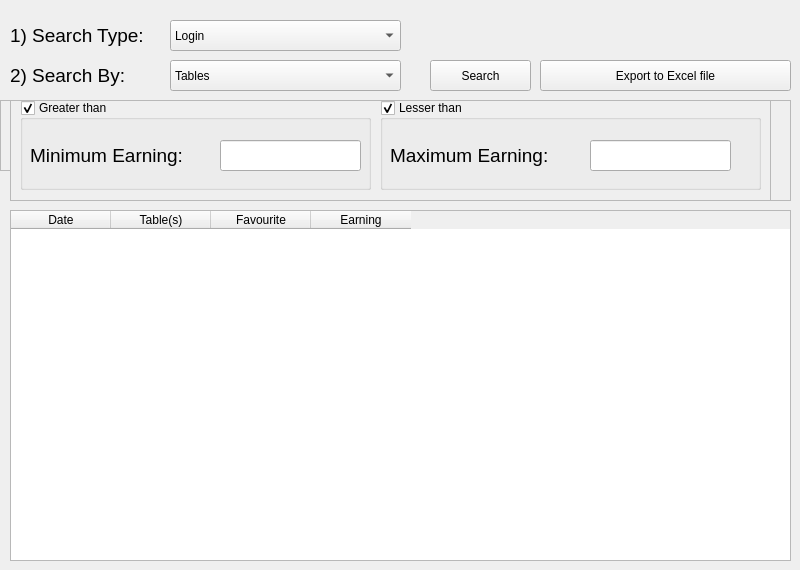
      <widget class="QWidget" name="tab_17">
       <attribute name="title">
        <string>Log In/Out Details</string>
       </attribute>
       <widget class="QLabel" name="label_26">
        <property name="geometry">
         <rect>
          <x>10</x>
          <y>50</y>
          <width>151</width>
          <height>51</height>
         </rect>
        </property>
        <property name="font">
         <font>
          <family>Segoe UI</family>
          <pointsize>14</pointsize>
         </font>
        </property>
        <property name="text">
         <string>2) Search By:</string>
        </property>
       </widget>
       <widget class="QComboBox" name="comboBox_6">
        <property name="geometry">
         <rect>
          <x>170</x>
          <y>60</y>
          <width>231</width>
          <height>31</height>
         </rect>
        </property>
        <property name="currentIndex">
         <number>1</number>
        </property>
        <item>
         <property name="text">
          <string>Date</string>
         </property>
        </item>
        <item>
         <property name="text">
          <string>Tables</string>
         </property>
        </item>
        <item>
         <property name="text">
          <string>Favourite</string>
         </property>
        </item>
        <item>
         <property name="text">
          <string>Earning</string>
         </property>
        </item>
       </widget>
       <widget class="QPushButton" name="pushButton_44">
        <property name="geometry">
         <rect>
          <x>430</x>
          <y>60</y>
          <width>101</width>
          <height>31</height>
         </rect>
        </property>
        <property name="cursor">
         <cursorShape>PointingHandCursor</cursorShape>
        </property>
        <property name="text">
         <string>Search</string>
        </property>
        <property name="icon">
         <iconset>
          <normaloff>Assets/search.png</normaloff>Assets/search.png</iconset>
        </property>
       </widget>
       <widget class="QFrame" name="frame">
        <property name="geometry">
         <rect>
          <x>10</x>
          <y>100</y>
          <width>781</width>
          <height>101</height>
         </rect>
        </property>
        <property name="autoFillBackground">
         <bool>true</bool>
        </property>
        <property name="frameShape">
         <enum>QFrame::StyledPanel</enum>
        </property>
        <property name="frameShadow">
         <enum>QFrame::Raised</enum>
        </property>
        <widget class="QGroupBox" name="groupBox_13">
         <property name="geometry">
          <rect>
           <x>290</x>
           <y>0</y>
           <width>261</width>
           <height>90</height>
          </rect>
         </property>
         <property name="sizePolicy">
          <sizepolicy hsizetype="Minimum" vsizetype="Minimum">
           <horstretch>0</horstretch>
           <verstretch>0</verstretch>
          </sizepolicy>
         </property>
         <property name="minimumSize">
          <size>
           <width>0</width>
           <height>0</height>
          </size>
         </property>
         <property name="cursor">
          <cursorShape>ArrowCursor</cursorShape>
         </property>
         <property name="title">
          <string>Till</string>
         </property>
         <property name="checkable">
          <bool>true</bool>
         </property>
         <property name="checked">
          <bool>true</bool>
         </property>
         <widget class="QDateEdit" name="dateEdit_6">
          <property name="geometry">
           <rect>
            <x>111</x>
            <y>40</y>
            <width>141</width>
            <height>37</height>
           </rect>
          </property>
          <property name="sizePolicy">
           <sizepolicy hsizetype="MinimumExpanding" vsizetype="Fixed">
            <horstretch>0</horstretch>
            <verstretch>0</verstretch>
           </sizepolicy>
          </property>
          <property name="calendarPopup">
           <bool>true</bool>
          </property>
          <property name="date">
           <date>
            <year>2000</year>
            <month>1</month>
            <day>2</day>
           </date>
          </property>
         </widget>
         <widget class="QLabel" name="label_59">
          <property name="geometry">
           <rect>
            <x>10</x>
            <y>30</y>
            <width>101</width>
            <height>51</height>
           </rect>
          </property>
          <property name="font">
           <font>
            <family>Segoe UI</family>
            <pointsize>14</pointsize>
           </font>
          </property>
          <property name="text">
           <string>End Date:</string>
          </property>
         </widget>
        </widget>
        <widget class="QGroupBox" name="groupBox_9">
         <property name="geometry">
          <rect>
           <x>10</x>
           <y>0</y>
           <width>271</width>
           <height>90</height>
          </rect>
         </property>
         <property name="sizePolicy">
          <sizepolicy hsizetype="Minimum" vsizetype="Minimum">
           <horstretch>0</horstretch>
           <verstretch>0</verstretch>
          </sizepolicy>
         </property>
         <property name="minimumSize">
          <size>
           <width>0</width>
           <height>0</height>
          </size>
         </property>
         <property name="cursor">
          <cursorShape>ArrowCursor</cursorShape>
         </property>
         <property name="title">
          <string>From</string>
         </property>
         <property name="checkable">
          <bool>true</bool>
         </property>
         <property name="checked">
          <bool>true</bool>
         </property>
         <widget class="QDateEdit" name="dateEdit_5">
          <property name="geometry">
           <rect>
            <x>120</x>
            <y>40</y>
            <width>141</width>
            <height>37</height>
           </rect>
          </property>
          <property name="sizePolicy">
           <sizepolicy hsizetype="MinimumExpanding" vsizetype="Fixed">
            <horstretch>0</horstretch>
            <verstretch>0</verstretch>
           </sizepolicy>
          </property>
          <property name="calendarPopup">
           <bool>true</bool>
          </property>
          <property name="date">
           <date>
            <year>2000</year>
            <month>1</month>
            <day>2</day>
           </date>
          </property>
         </widget>
         <widget class="QLabel" name="label_58">
          <property name="geometry">
           <rect>
            <x>10</x>
            <y>30</y>
            <width>111</width>
            <height>51</height>
           </rect>
          </property>
          <property name="font">
           <font>
            <family>Segoe UI</family>
            <pointsize>14</pointsize>
           </font>
          </property>
          <property name="text">
           <string>Start Date:</string>
          </property>
         </widget>
        </widget>
        <widget class="QRadioButton" name="radioButton">
         <property name="geometry">
          <rect>
           <x>590</x>
           <y>20</y>
           <width>71</width>
           <height>20</height>
          </rect>
         </property>
         <property name="text">
          <string>Full</string>
         </property>
        </widget>
        <widget class="QRadioButton" name="radioButton_2">
         <property name="geometry">
          <rect>
           <x>590</x>
           <y>60</y>
           <width>151</width>
           <height>20</height>
          </rect>
         </property>
         <property name="text">
          <string>Summarized</string>
         </property>
        </widget>
       </widget>
       <widget class="QFrame" name="frame_2">
        <property name="geometry">
         <rect>
          <x>10</x>
          <y>100</y>
          <width>761</width>
          <height>101</height>
         </rect>
        </property>
        <property name="autoFillBackground">
         <bool>true</bool>
        </property>
        <property name="frameShape">
         <enum>QFrame::StyledPanel</enum>
        </property>
        <property name="frameShadow">
         <enum>QFrame::Raised</enum>
        </property>
        <widget class="QGroupBox" name="groupBox_15">
         <property name="geometry">
          <rect>
           <x>370</x>
           <y>0</y>
           <width>381</width>
           <height>90</height>
          </rect>
         </property>
         <property name="sizePolicy">
          <sizepolicy hsizetype="Minimum" vsizetype="Minimum">
           <horstretch>0</horstretch>
           <verstretch>0</verstretch>
          </sizepolicy>
         </property>
         <property name="minimumSize">
          <size>
           <width>0</width>
           <height>0</height>
          </size>
         </property>
         <property name="cursor">
          <cursorShape>ArrowCursor</cursorShape>
         </property>
         <property name="title">
          <string>Lesser than</string>
         </property>
         <property name="checkable">
          <bool>true</bool>
         </property>
         <property name="checked">
          <bool>true</bool>
         </property>
         <widget class="QLabel" name="label_60">
          <property name="geometry">
           <rect>
            <x>10</x>
            <y>30</y>
            <width>191</width>
            <height>51</height>
           </rect>
          </property>
          <property name="font">
           <font>
            <family>Segoe UI</family>
            <pointsize>14</pointsize>
           </font>
          </property>
          <property name="text">
           <string>Maximum Table(s):</string>
          </property>
         </widget>
         <widget class="QSpinBox" name="spinBox_4">
          <property name="geometry">
           <rect>
            <x>210</x>
            <y>40</y>
            <width>161</width>
            <height>31</height>
           </rect>
          </property>
          <property name="minimum">
           <number>0</number>
          </property>
          <property name="maximum">
           <number>999999</number>
          </property>
         </widget>
        </widget>
        <widget class="QGroupBox" name="groupBox_16">
         <property name="geometry">
          <rect>
           <x>10</x>
           <y>0</y>
           <width>351</width>
           <height>90</height>
          </rect>
         </property>
         <property name="sizePolicy">
          <sizepolicy hsizetype="Minimum" vsizetype="Minimum">
           <horstretch>0</horstretch>
           <verstretch>0</verstretch>
          </sizepolicy>
         </property>
         <property name="minimumSize">
          <size>
           <width>0</width>
           <height>0</height>
          </size>
         </property>
         <property name="cursor">
          <cursorShape>ArrowCursor</cursorShape>
         </property>
         <property name="title">
          <string>Greater than</string>
         </property>
         <property name="checkable">
          <bool>true</bool>
         </property>
         <property name="checked">
          <bool>true</bool>
         </property>
         <widget class="QLabel" name="label_61">
          <property name="geometry">
           <rect>
            <x>10</x>
            <y>30</y>
            <width>191</width>
            <height>51</height>
           </rect>
          </property>
          <property name="font">
           <font>
            <family>Segoe UI</family>
            <pointsize>14</pointsize>
           </font>
          </property>
          <property name="text">
           <string>Minimum Table(s):</string>
          </property>
         </widget>
         <widget class="QSpinBox" name="spinBox_3">
          <property name="geometry">
           <rect>
            <x>200</x>
            <y>40</y>
            <width>141</width>
            <height>31</height>
           </rect>
          </property>
          <property name="minimum">
           <number>0</number>
          </property>
          <property name="maximum">
           <number>999999</number>
          </property>
          <property name="value">
           <number>0</number>
          </property>
         </widget>
        </widget>
       </widget>
       <widget class="QFrame" name="frame_3">
        <property name="geometry">
         <rect>
          <x>0</x>
          <y>100</y>
          <width>771</width>
          <height>71</height>
         </rect>
        </property>
        <property name="autoFillBackground">
         <bool>true</bool>
        </property>
        <property name="frameShape">
         <enum>QFrame::StyledPanel</enum>
        </property>
        <property name="frameShadow">
         <enum>QFrame::Raised</enum>
        </property>
        <widget class="QLabel" name="label_27">
         <property name="geometry">
          <rect>
           <x>10</x>
           <y>10</y>
           <width>141</width>
           <height>51</height>
          </rect>
         </property>
         <property name="font">
          <font>
           <family>Segoe UI</family>
           <pointsize>14</pointsize>
          </font>
         </property>
         <property name="text">
          <string>2) Item Name:</string>
         </property>
        </widget>
        <widget class="QLineEdit" name="lineEdit_21">
         <property name="geometry">
          <rect>
           <x>170</x>
           <y>20</y>
           <width>391</width>
           <height>31</height>
          </rect>
         </property>
         <property name="text">
          <string/>
         </property>
        </widget>
       </widget>
       <widget class="QFrame" name="frame_4">
        <property name="geometry">
         <rect>
          <x>10</x>
          <y>100</y>
          <width>761</width>
          <height>101</height>
         </rect>
        </property>
        <property name="autoFillBackground">
         <bool>true</bool>
        </property>
        <property name="frameShape">
         <enum>QFrame::StyledPanel</enum>
        </property>
        <property name="frameShadow">
         <enum>QFrame::Raised</enum>
        </property>
        <widget class="QGroupBox" name="groupBox_17">
         <property name="geometry">
          <rect>
           <x>370</x>
           <y>0</y>
           <width>381</width>
           <height>90</height>
          </rect>
         </property>
         <property name="sizePolicy">
          <sizepolicy hsizetype="Minimum" vsizetype="Minimum">
           <horstretch>0</horstretch>
           <verstretch>0</verstretch>
          </sizepolicy>
         </property>
         <property name="minimumSize">
          <size>
           <width>0</width>
           <height>0</height>
          </size>
         </property>
         <property name="cursor">
          <cursorShape>ArrowCursor</cursorShape>
         </property>
         <property name="title">
          <string>Lesser than</string>
         </property>
         <property name="checkable">
          <bool>true</bool>
         </property>
         <property name="checked">
          <bool>true</bool>
         </property>
         <widget class="QLabel" name="label_62">
          <property name="geometry">
           <rect>
            <x>10</x>
            <y>30</y>
            <width>191</width>
            <height>51</height>
           </rect>
          </property>
          <property name="font">
           <font>
            <family>Segoe UI</family>
            <pointsize>14</pointsize>
           </font>
          </property>
          <property name="text">
           <string>Maximum Earning:</string>
          </property>
         </widget>
         <widget class="QLineEdit" name="lineEdit_23">
          <property name="geometry">
           <rect>
            <x>210</x>
            <y>40</y>
            <width>141</width>
            <height>31</height>
           </rect>
          </property>
          <property name="text">
           <string/>
          </property>
         </widget>
        </widget>
        <widget class="QGroupBox" name="groupBox_18">
         <property name="geometry">
          <rect>
           <x>10</x>
           <y>0</y>
           <width>351</width>
           <height>90</height>
          </rect>
         </property>
         <property name="sizePolicy">
          <sizepolicy hsizetype="Minimum" vsizetype="Minimum">
           <horstretch>0</horstretch>
           <verstretch>0</verstretch>
          </sizepolicy>
         </property>
         <property name="minimumSize">
          <size>
           <width>0</width>
           <height>0</height>
          </size>
         </property>
         <property name="cursor">
          <cursorShape>ArrowCursor</cursorShape>
         </property>
         <property name="title">
          <string>Greater than</string>
         </property>
         <property name="checkable">
          <bool>true</bool>
         </property>
         <property name="checked">
          <bool>true</bool>
         </property>
         <widget class="QLabel" name="label_63">
          <property name="geometry">
           <rect>
            <x>10</x>
            <y>30</y>
            <width>191</width>
            <height>51</height>
           </rect>
          </property>
          <property name="font">
           <font>
            <family>Segoe UI</family>
            <pointsize>14</pointsize>
           </font>
          </property>
          <property name="text">
           <string>Minimum Earning:</string>
          </property>
         </widget>
         <widget class="QLineEdit" name="lineEdit_22">
          <property name="geometry">
           <rect>
            <x>200</x>
            <y>40</y>
            <width>141</width>
            <height>31</height>
           </rect>
          </property>
          <property name="text">
           <string/>
          </property>
         </widget>
        </widget>
       </widget>
       <widget class="QTableWidget" name="tableWidget_9">
        <property name="geometry">
         <rect>
          <x>10</x>
          <y>210</y>
          <width>781</width>
          <height>351</height>
         </rect>
        </property>
        <property name="editTriggers">
         <set>QAbstractItemView::NoEditTriggers</set>
        </property>
        <column>
         <property name="text">
          <string>Date</string>
         </property>
        </column>
        <column>
         <property name="text">
          <string>Table(s)</string>
         </property>
        </column>
        <column>
         <property name="text">
          <string>Favourite</string>
         </property>
        </column>
        <column>
         <property name="text">
          <string>Earning</string>
         </property>
        </column>
       </widget>
       <widget class="QPushButton" name="pushButton_29">
        <property name="geometry">
         <rect>
          <x>540</x>
          <y>60</y>
          <width>251</width>
          <height>31</height>
         </rect>
        </property>
        <property name="text">
         <string>Export to Excel file</string>
        </property>
        <property name="icon">
         <iconset>
          <normaloff>Assets/export.png</normaloff>Assets/export.png</iconset>
        </property>
        <property name="iconSize">
         <size>
          <width>40</width>
          <height>40</height>
         </size>
        </property>
       </widget>
       <widget class="QLabel" name="label_69">
        <property name="geometry">
         <rect>
          <x>10</x>
          <y>10</y>
          <width>151</width>
          <height>51</height>
         </rect>
        </property>
        <property name="font">
         <font>
          <family>Segoe UI</family>
          <pointsize>14</pointsize>
         </font>
        </property>
        <property name="text">
         <string>1) Search Type:</string>
        </property>
       </widget>
       <widget class="QComboBox" name="comboBox_9">
        <property name="geometry">
         <rect>
          <x>170</x>
          <y>20</y>
          <width>231</width>
          <height>31</height>
         </rect>
        </property>
        <property name="currentIndex">
         <number>0</number>
        </property>
        <item>
         <property name="text">
          <string>Login</string>
         </property>
        </item>
        <item>
         <property name="text">
          <string>Logout</string>
         </property>
        </item>
       </widget>
      </widget>
